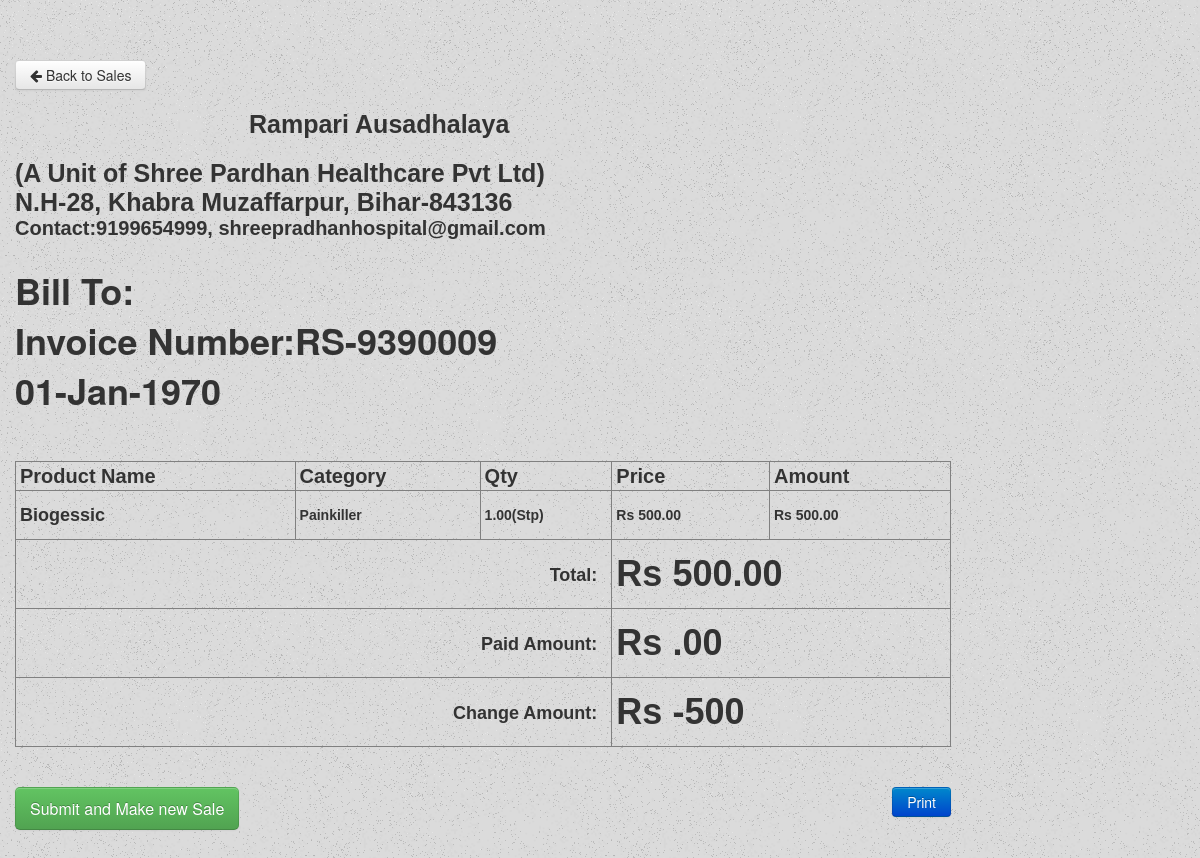
The app's page /preview.php?invoice_number=RS-9390009 (signed in) with its own data.
### tables this page shows
CREATE TABLE `on_hold` (
  `id` int(11) NOT NULL,
  `invoice_number` varchar(13) NOT NULL,
  `medicine_name` varchar(255) NOT NULL,
  `category` varchar(255) NOT NULL,
  `expire_date` date NOT NULL,
  `qty` float(11,2) NOT NULL,
  `type` varchar(10) NOT NULL,
  `cost` float(11,2) NOT NULL,
  `amount` float(11,2) NOT NULL,
  `profit_amount` float(11,2) NOT NULL,
  `date` varchar(255) NOT NULL,
  `bill_to` varchar(100) NOT NULL
);

### preview.php (the view, shortened to what this page needs)
<!DOCTYPE html>
<html>
<head>
<link rel="stylesheet" type="text/css" href="css/bootstrap.css">
  <link rel="stylesheet" type="text/css" href="css/bootstrap-responsive.css">
  <link rel="stylesheet" type="text/css" href="css/font-awesome.min.css">
  <link rel="stylesheet" type="text/css" href="css/tcal.css">
    <link rel="stylesheet" type="text/css" href="css/style.css">
</head>
<body style="background-image: url('images/old_moon.png');">
  <div class="container">
  	<a href="home.php?invoice_number=<?php echo $_GET['invoice_number']?>"><button class="btn btn-default"><i class="icon-arrow-left"></i> Back to Sales</button></a>
    <div id="content">
	<br>
	<div style="font:bold 25px 'Arial';margin-left:20%">Rampari Ausadhalaya</div></br>
		<div style="font:bold 25px 'Arial';">
	(A Unit of Shree Pardhan Healthcare Pvt Ltd)</br>
	N.H-28, Khabra Muzaffarpur, Bihar-843136</br>
	</div>
  <div style="font:bold 20px 'Arial';">
  Contact:9199654999, shreepradhanhospital@gmail.com
	</div>
	<br>
	<?php
  $invoice_number = $_GET['invoice_number'];
  $date           = $_POST['date'];
  $paid_amount   = $_POST['paid_amount'];
  $bill_to = $_POST['bill_to'];
	?>
  <form method="POST" action="save_invoice.php">
  	<table border="1" cellpadding="4" cellspacing="0" style="font-family:arial; font-size:20px; text-align:left;" width="80%">
      <tr>
       <strong><h1>Bill To:<?php echo $bill_to?></h1></strong>
       <strong><h1>Invoice Number:<?php echo $invoice_number?></h1></strong>
       <strong><h1><?php echo date('d-M-Y', strtotime($date))?></h1></strong></br></br>
      </tr>
		<thead>
			<tr>
				<th> Product Name </th>
				<th> Category</th>
				<th> Qty </th>
				<th> Price </th>
				<th> Amount </th>
			</tr>
		</thead>
    <tbody>
      <?php
         include("dbcon.php");
         $select_sql = "SELECT * FROM on_hold where invoice_number = '$invoice_number'";
         $select_query =mysqli_query($con,$select_sql);
          while($row =mysqli_fetch_array($select_query)):
      ?>
        <tr class="record">
        <td><h4><?php echo $row['medicine_name'];?></h4>
          <input type="hidden" name="medicine_name[]" value="<?php echo $row['medicine_name']?>"></td>
        <td><h5><?php echo $row['category']; ?></h5></td>
        <td><h5><?php echo $row['qty']."(".$row['type'].")"; ?></h5>
        </td>
        <td>
        <?php
        echo "<h5>".'Rs'.' '.$row['cost']."<h5>";
        ?>
        </td>
        <td>
        <?php
         echo "<h5>".'Rs'.' '.$row['amount']."<h5>";
        ?>
        </td>
        </tr>
      <?php endwhile;?>
        <tr>
          <td colspan="3" style=" text-align:right;"><strong style="font-size: 18px;">&nbsp;&nbsp;Total: &nbsp;</strong></td>
          <td colspan="2"><strong style="font-size: 10px;">
          <?php
          $select_sql = "SELECT sum(amount) from on_hold where invoice_number = '$invoice_number'";
          $select_sql = mysqli_query($con,$select_sql);
          while($row = mysqli_fetch_array($select_sql)){
            $amount =  $row['sum(amount)'];
            echo '<h1>'.'Rs'.' '.$amount.'</h5>';
          }
          ?>
          </strong></td>
        </tr>
         <tr>
          <td colspan="3" style=" text-align:right;"><strong style="font-size: 18px;">&nbsp;&nbsp;Paid Amount: &nbsp;</strong></td>
          <td colspan="2"><strong style="font-size: 10px;">
          <?php
          echo '<h1>'.'Rs'.' '.$paid_amount.'.00'.'</h3>';
          ?>
          </strong></td>
        </tr>
         <tr>
          <td colspan="3" style=" text-align:right;"><strong style="font-size: 18px;">&nbsp;&nbsp;Change Amount: &nbsp;</strong></td>
          <td colspan="2"><strong style="font-size: 10px;">
          <?php
          echo '<h1>'.'Rs'.' '.($paid_amount - $amount).'</h3>';
          ?>
          </strong></td>
        </tr>
    </tbody>
  </table><br/>
  </div>
  <input type="submit" name="submit" class="btn btn-success btn-large" value="Submit and Make new Sale" >
  <a href="javascript:Clickheretoprint()" class="btn btn-primary" style="float:right; margin-right:20%"> Print</a>
  </body>
  </html>

### records on screen
on_hold: medicine_name "Biogessic", category "Painkiller", qty "1.00", type "Stp", cost "500.00", amount "500.00"

### other values on screen
$invoice_number "RS-9390009"
date('d-M-Y', strtotime($date)) "01-Jan-1970"
$amount "500.00"
$paid_amount - $amount "-500"
